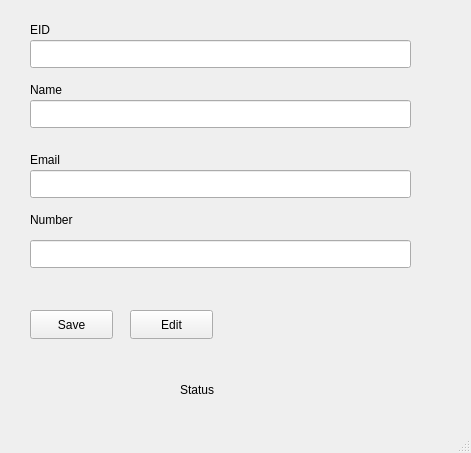
<?xml version="1.0" encoding="UTF-8"?>
<ui version="4.0">
 <class>Dialogue</class>
 <widget class="QMainWindow" name="Dialogue">
  <property name="geometry">
   <rect>
    <x>0</x>
    <y>0</y>
    <width>471</width>
    <height>453</height>
   </rect>
  </property>
  <property name="windowTitle">
   <string>MainWindow</string>
  </property>
  <widget class="QWidget" name="centralwidget">
   <widget class="QLabel" name="label">
    <property name="geometry">
     <rect>
      <x>30</x>
      <y>20</y>
      <width>63</width>
      <height>20</height>
     </rect>
    </property>
    <property name="text">
     <string>EID</string>
    </property>
   </widget>
   <widget class="QLineEdit" name="ID">
    <property name="geometry">
     <rect>
      <x>30</x>
      <y>40</y>
      <width>381</width>
      <height>28</height>
     </rect>
    </property>
   </widget>
   <widget class="QLineEdit" name="Name">
    <property name="geometry">
     <rect>
      <x>30</x>
      <y>100</y>
      <width>381</width>
      <height>28</height>
     </rect>
    </property>
   </widget>
   <widget class="QLabel" name="label_2">
    <property name="geometry">
     <rect>
      <x>30</x>
      <y>80</y>
      <width>63</width>
      <height>20</height>
     </rect>
    </property>
    <property name="text">
     <string>Name</string>
    </property>
   </widget>
   <widget class="QLineEdit" name="Email">
    <property name="geometry">
     <rect>
      <x>30</x>
      <y>170</y>
      <width>381</width>
      <height>28</height>
     </rect>
    </property>
    <property name="text">
     <string/>
    </property>
   </widget>
   <widget class="QLabel" name="label_3">
    <property name="geometry">
     <rect>
      <x>30</x>
      <y>150</y>
      <width>63</width>
      <height>20</height>
     </rect>
    </property>
    <property name="text">
     <string>Email</string>
    </property>
   </widget>
   <widget class="QLineEdit" name="Number">
    <property name="geometry">
     <rect>
      <x>30</x>
      <y>240</y>
      <width>381</width>
      <height>28</height>
     </rect>
    </property>
    <property name="text">
     <string/>
    </property>
   </widget>
   <widget class="QLabel" name="label_4">
    <property name="geometry">
     <rect>
      <x>30</x>
      <y>210</y>
      <width>63</width>
      <height>20</height>
     </rect>
    </property>
    <property name="text">
     <string>Number</string>
    </property>
   </widget>
   <widget class="QPushButton" name="pushButton">
    <property name="geometry">
     <rect>
      <x>30</x>
      <y>310</y>
      <width>83</width>
      <height>29</height>
     </rect>
    </property>
    <property name="text">
     <string>Save</string>
    </property>
   </widget>
   <widget class="QLabel" name="statuslabel">
    <property name="geometry">
     <rect>
      <x>180</x>
      <y>380</y>
      <width>261</width>
      <height>20</height>
     </rect>
    </property>
    <property name="text">
     <string>Status</string>
    </property>
   </widget>
   <widget class="QPushButton" name="pushButton_2">
    <property name="geometry">
     <rect>
      <x>130</x>
      <y>310</y>
      <width>83</width>
      <height>29</height>
     </rect>
    </property>
    <property name="text">
     <string>Edit</string>
    </property>
   </widget>
  </widget>
  <widget class="QMenuBar" name="menubar">
   <property name="geometry">
    <rect>
     <x>0</x>
     <y>0</y>
     <width>471</width>
     <height>25</height>
    </rect>
   </property>
  </widget>
  <widget class="QStatusBar" name="statusbar"/>
 </widget>
 <resources/>
 <connections/>
</ui>
